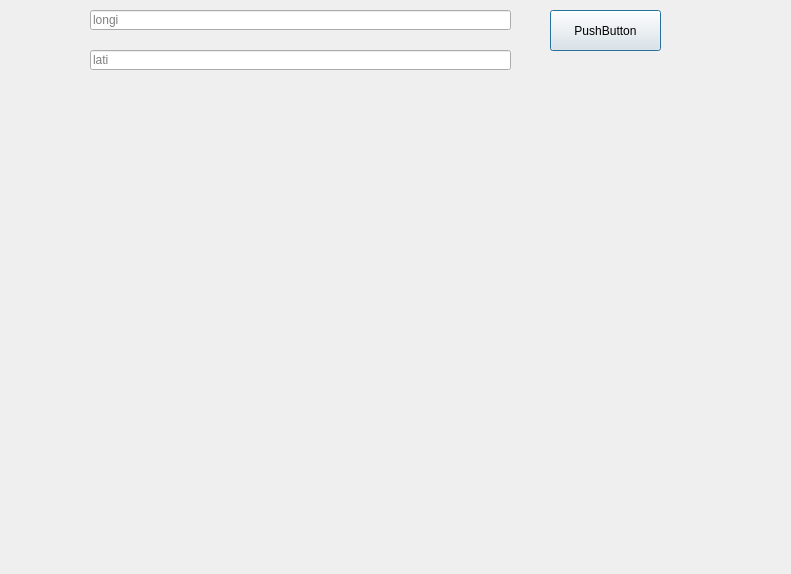
<?xml version="1.0" encoding="UTF-8"?>
<ui version="4.0">
 <class>Dialog</class>
 <widget class="QDialog" name="Dialog">
  <property name="geometry">
   <rect>
    <x>0</x>
    <y>0</y>
    <width>791</width>
    <height>574</height>
   </rect>
  </property>
  <property name="windowTitle">
   <string>Dialog</string>
  </property>
  <widget class="QLineEdit" name="lineEditLatitude">
   <property name="geometry">
    <rect>
     <x>90</x>
     <y>50</y>
     <width>421</width>
     <height>20</height>
    </rect>
   </property>
   <property name="placeholderText">
    <string>lati</string>
   </property>
  </widget>
  <widget class="QWidget" name="widget" native="true">
   <property name="geometry">
    <rect>
     <x>90</x>
     <y>90</y>
     <width>561</width>
     <height>471</height>
    </rect>
   </property>
  </widget>
  <widget class="QPushButton" name="pushButtonShowMap">
   <property name="geometry">
    <rect>
     <x>550</x>
     <y>10</y>
     <width>111</width>
     <height>41</height>
    </rect>
   </property>
   <property name="text">
    <string>PushButton</string>
   </property>
  </widget>
  <widget class="QLineEdit" name="lineEditLongitude">
   <property name="geometry">
    <rect>
     <x>90</x>
     <y>10</y>
     <width>421</width>
     <height>20</height>
    </rect>
   </property>
   <property name="placeholderText">
    <string>longi</string>
   </property>
  </widget>
 </widget>
 <resources/>
 <connections/>
</ui>
